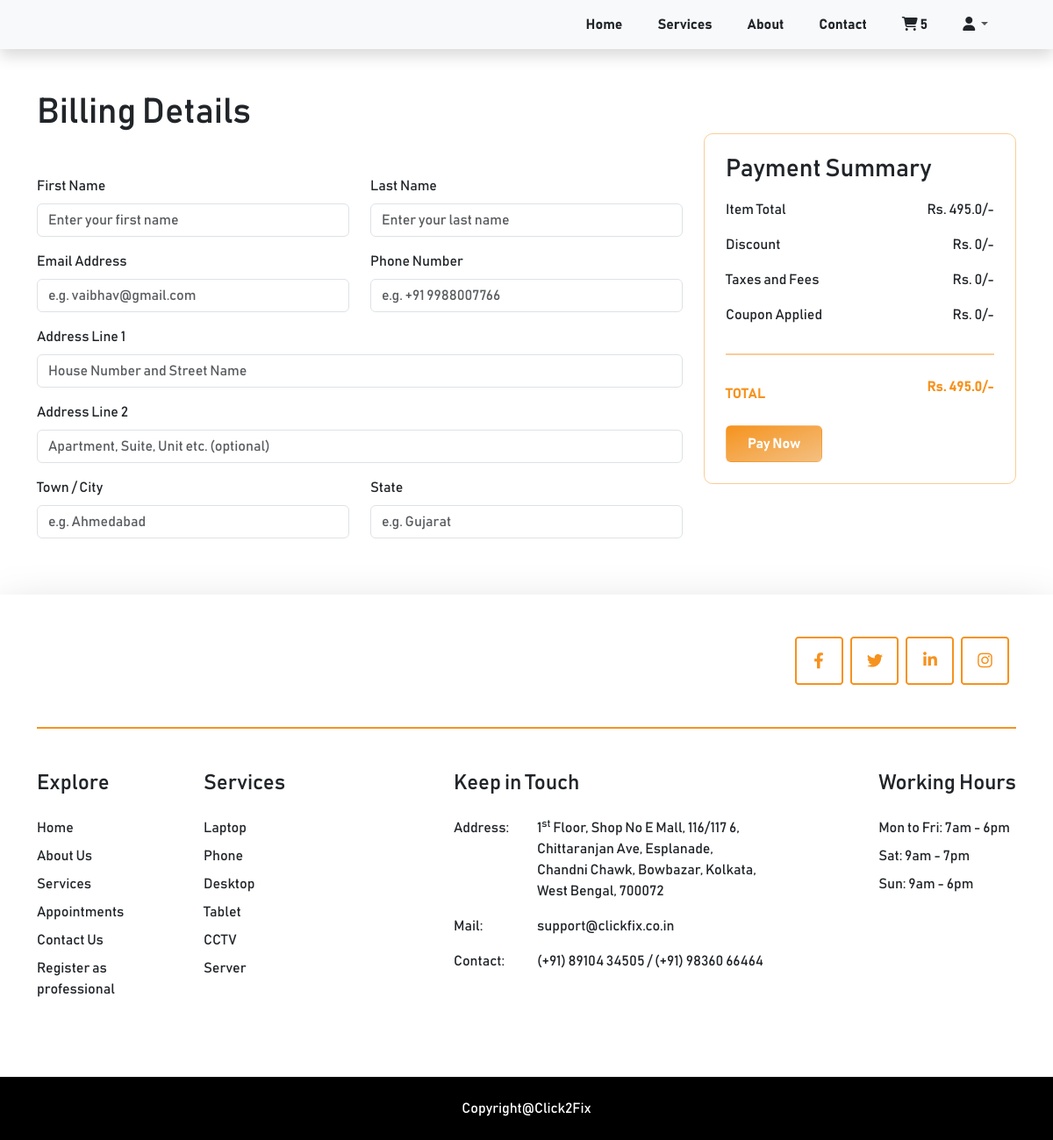
Page /checkout/ (signed in) on the earlier database version.
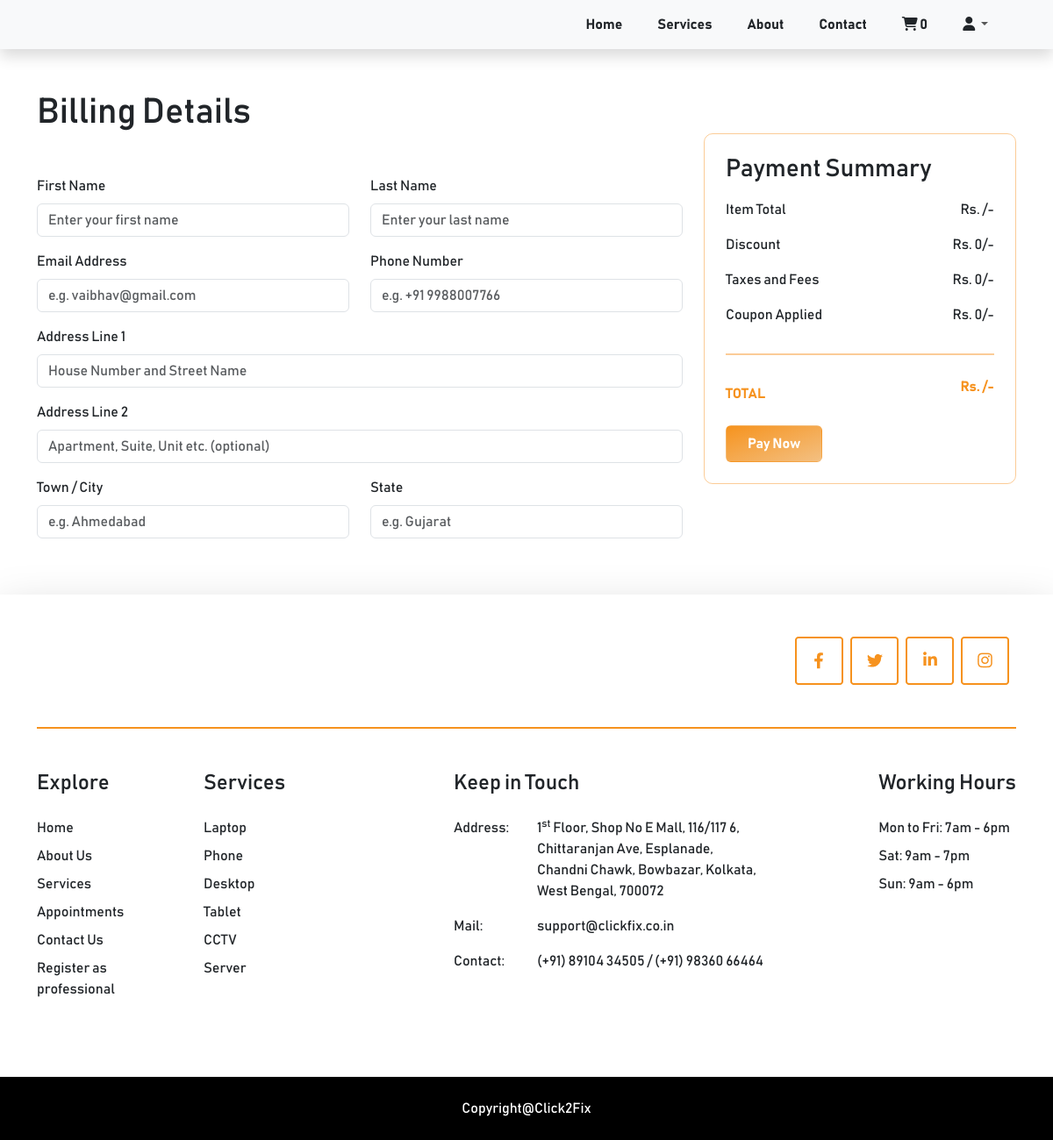
Same page on the later database version.
### cart/models.py (models this page shows, shortened)
class Cart(models.Model):
    class Meta:
        verbose_name_plural = 'Cart'
    user = models.ForeignKey(Profile, on_delete=models.CASCADE, null=True, blank=True)
    session_id = models.CharField(max_length=100, null=True, blank=True)
    cart_cost = models.FloatField(default=0.0)
    created_at = models.DateTimeField(auto_now_add=True)
    updated_at = models.DateTimeField(auto_now=True)
    @property
    def num_of_items(self):
        cartitems = self.cartitems.all()
        quantity =  sum([item.quantity for item in cartitems])
        return quantity

class CartItem(models.Model):
    class Meta:
        verbose_name_plural = 'Cart Items'
    TIME_SLOTS = (
        ("10am-12pm", "10am-12pm"),
        ("12pm-2pm", "12pm-2pm"),
        ("2pm-4pm", "2pm-4pm"),
        ("4pm-7pm", "4pm-7pm"),
    )
    sub_service = models.ForeignKey(SubServices, on_delete=models.CASCADE)
    cart = models.ForeignKey(Cart, on_delete=models.CASCADE, related_name="cartitems")
    quantity = models.IntegerField(default=0)
    start_date = models.DateField(null=True)
    time_slot = models.CharField(max_length=20, choices=TIME_SLOTS, default=1)

### clickfix/views.py (the view)
# urls.py: path('checkout/', views.checkout, name='checkout'),
def checkout(request):
    cart = get_cart(request)
    data = {'cart': cart}
    return render(request, 'checkout.html', data)

### clickfix/views.py (called while the page is built)
def get_cart(request):
    try:
        if request.user.is_authenticated:
            cart = Cart.objects.get(user=request.user)
        else:
            cart = Cart.objects.get(session_id=request.session['nonuser'])
    except:
        cart = {'num_of_items': 0}
    return cart

### templates/checkout.html (shortened to what the changed rows need)
{% extends 'base.html' %}
{% load static %}
{% block content %}
    {% include 'includes/navbar.html' %}
    <div class="container py-5">
        <div class="row">
            <div class="col-md-8 col-12">
                <h1 class="mb-5">Billing Details</h1>
            </div>
            <div class="col-md-4 col-12">
                <div class="p-4 my-5" style="border: 1px solid #f6911e75; border-radius: 10px;">
                    <div class="d-flex justify-content-between py-2">
                        <div>Item Total</div>
                        <div>Rs. {{cart.cart_cost}}/-</div>
                    </div>
                    <div class="d-flex justify-content-between mb-3" style="color: #F6921E;">
                        <div class="fw-bold py-2">TOTAL</div>
                        <div class="fw-bold">Rs. {{cart.cart_cost}}/-</div>
                    </div>
                </div>
            </div>
        </div>
    </div>
{% endblock %}

### templates/includes/navbar.html (shortened to what this page needs)
{% load static %}
    <nav class="navbar navbar-expand-lg navbar-light bg-light shadow">
        <div class="container">
          <div class="collapse navbar-collapse" id="navbarSupportedContent">
            <ul class="navbar-nav ms-auto">
                <li class="nav-item"><a class="nav-link text-dark fw-bold me-4" aria-current="page" href="{% url 'clickfix:home' %}">Home</a></li>
                <li class="nav-item"><a class="nav-link text-dark fw-bold me-4" href="{% url 'clickfix:home' %}#services">Services</a></li>
                <li class="nav-item"><a class="nav-link text-dark fw-bold me-4" href="{% url 'clickfix:home' %}#about">About</a></li>
                <li class="nav-item"><a class="nav-link text-dark fw-bold me-4" href="{% url 'clickfix:home' %}#contact_form">Contact</a></li>
                <li class="nav-item"><a class="nav-link text-dark fw-bold me-4" href="{% url 'cart:cart' %}"><i class="fa-solid fa-cart-shopping"></i> <span id="num_of_items">{{cart.num_of_items}}</span></a></li>
                <li class="nav-item dropdown me-4 pull-right">
                  <a class="nav-link dropdown-toggle" href="#" id="navbarDropdown" role="button" data-bs-toggle="dropdown" aria-expanded="false">
                    <i class="fa-solid fa-user text-dark"></i>
                  </a>
                </li>
            </ul>
          </div>
        </div>
      </nav>

Differences in the rows shown:
removed Cart: num_of_items "5", cart_cost "495.0"
Other differences:
{{ cart.num_of_items }}: (not shown) → "0"
